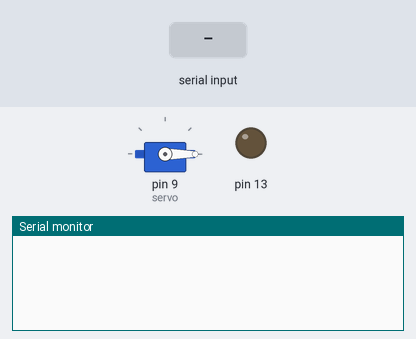
Bench run of a sketch on a simulated Arduino Uno, built with avr-gcc and run on an emulated ATmega328P. On the bench: servo, output pins drawn as LEDs (lit = HIGH), the last lines printed to the serial monitor. The test bench sets the inputs (shaded band).

Above: at 1.2 s.
1.3 s: "fwd" received over Serial
At 2.9 s:
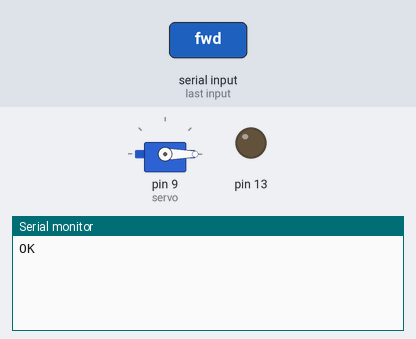
3.8 s: "90,45,200\n" received over Serial
At 6.2 s:
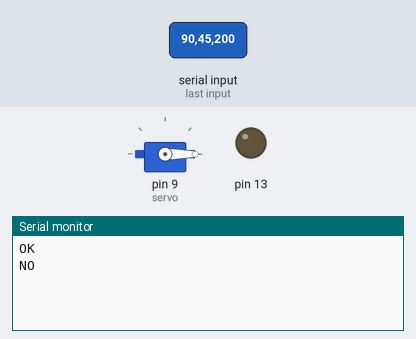

The sketch:

heliumv1.ino
```cpp
#include <Servo.h>
//#include <SoftwareSerial.h>

Servo servo;

#define servoMaxDelay 50
#define servoMinDelay 15

#include "base.h"

//SoftwareSerial serie1(2,3);

//for parse
String sI;
String com;
char comArray[4];
char int1Array[4];
char int2Array[4];
char serialInput[13];
int l = 0;
int s = 0;
int d = 0;
int d2 = 0;

Base base;

void setup(){
  Serial.begin(9600);
  //serie1.begin(9600);
  pinMode(13,OUTPUT);
  servo.attach(9);
}

void loop() {
  if(Serial.available()){
    sI = Serial.readString();
    sI.toCharArray(serialInput,13);
    for(int i=0;i<3;i++){
      comArray[i] = serialInput[i];
      int1Array[i] = serialInput[i+4];
      int2Array[i] = serialInput[i+8];
    }
    /*Serial.print("Comando: ");
    Serial.print(comArray);
    Serial.print("\t Parametro1: ");
    Serial.print(int1Array);
    Serial.print("\t Parametro2: ");
    Serial.print(int2Array);
    Serial.print("\n");
*/
    com = String(comArray);
    if(com.equals("fwd") == true){
      l = atoi(int1Array);
      s = atoi(int2Array);
      Serial.println("OK");
      /*Serial.print("Moviendo hacia adelante al ");
      Serial.print(l);
      Serial.print("% de longitud y velocidad de ");
      Serial.print(s);
      Serial.print("%\n");*/
    }
    else if(com.equals("rvr") == true){
      l = atoi(int1Array);
      s = atoi(int2Array);
      Serial.println("OK");
      /*Serial.print("Moviendo hacia atras ");
      Serial.print(l);
      Serial.print("% de longitud y velocidad de ");
      Serial.print(s);
      Serial.print("%\n");*/
    }
    else if(com.equals("rtt") == true){
      d = atoi(int1Array);
      s = atoi(int2Array);
      if(d >= 0 && d <=180){
        /*Serial.print("Girando a la posicion ");
        Serial.print(d);
        Serial.print(" grados con velocidad de ");
        Serial.print(s);
        Serial.print("%\n");*/
        Serial.println("OK");
        if(s!=0)  base.moveServo(d,s);
        else;
      }
      else{
        //Serial.print("El angulo esta fuera del intervalo!!!\n");
        Serial.println("NO");
      }
    }
    else if(com.equals("fxp") == true){
      //Serial.println("Se ha fijado la posicion :-)");
      Serial.println("OK");
    }
    else if(com.equals("hom") == true){
      //Serial.print("Regresando al origen :-)");
      //Serial.print("\n");
      Serial.println("OK");
      homing();
    }
    else{
      //Serial.println("No se reconoce el comando :-(");
      Serial.println("NO");
    }
  }
}

void homing(void){
  base.moveServo(0,100);
}

void fwd(int l, int s){
}
void rvr(int l, int s){
}
```

base.h
```cpp
class Base{
  private:
    int deg;
    int dAct;
    int dPast;
  public:
    Base(){
      deg=0;
      dAct=0;
      dPast=0;
      servo.write(deg);
    }
    void moveServo(int d, int s){
      float n = 1;
      n = map(s,0,100,servoMaxDelay,servoMinDelay);
      if(d > dAct){
        for(deg=dAct;deg<=d;deg++){
          servo.write(180-deg);
          delay(n);
        }
        dAct = deg;
      }
      else if(d < dAct){
        for(deg=dAct;deg>=d;deg--){

          servo.write(180-deg);
          delay(n);
        }
        dAct = deg;
      }
      else dAct = dAct;
    }
};
```

Measured:
- after the input at 1.3 s, the serial monitor: prints a new line after 1.0 s (image 1)
- after the input at 3.8 s, the serial monitor: prints a new line after 1.0 s (image 2)
